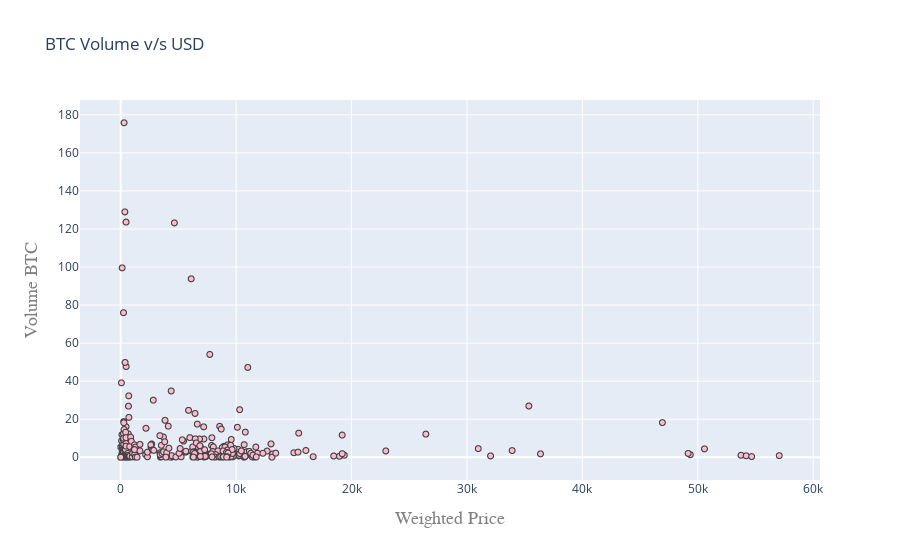

Source (notebook cell):
### Code cell
#Plotting BTC Volume vs USD 


trace = go.Scattergl(
    y = weekly_rows['Volume_(BTC)'].astype(float),
    x = weekly_rows['Weighted_Price'].astype(float),
    mode = 'markers',
    marker = dict(
        color = '#FFBAD2',
        line = dict(width = 1)
    )
)
layout = go.Layout(
    title='BTC Volume v/s USD',
    xaxis=dict(
        title='Weighted Price',
        titlefont=dict(
            family='Courier New, monospace',
            size=18,
            color='#7f7f7f'
        )
    ),
    yaxis=dict(
        title='Volume BTC',
        titlefont=dict(
            family='Courier New, monospace',
            size=18,
            color='#7f7f7f'
        )))
data = [trace]
fig = go.Figure(data=data, layout=layout)
iplot(fig, filename='compare_webgl')

### Figure 1 — Plotly figure (JSON) as saved in the notebook; plotly's stock layout.template omitted (floating-point values rounded to 4 significant figures; data arrays with more than 128 entries replaced by an {"elided": "..."} marker saying what was removed)
{"data": [{"marker": {"color": "#FFBAD2", "line": {"width": 1}}, "mode": "markers", "type": "scattergl", "x": {"elided": "484 float values"}, "y": {"elided": "484 float values"}}], "layout": {"title": {"text": "BTC Volume v/s USD"}, "xaxis": {"title": {"font": {"color": "#7f7f7f", "family": "Courier New, monospace", "size": 18}, "text": "Weighted Price"}}, "yaxis": {"title": {"font": {"color": "#7f7f7f", "family": "Courier New, monospace", "size": 18}, "text": "Volume BTC"}}}}
